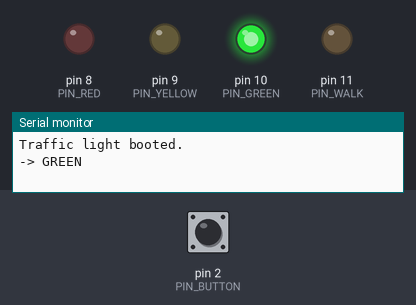
This sketch was run on a simulated Arduino Uno, built with avr-gcc and run on an emulated ATmega328P. Shown: output pins drawn as LEDs (lit = HIGH), the last lines printed to the serial monitor. The inputs (shaded band) are chosen by the test bench; at power-on: pin 2 (PIN_BUTTON) HIGH.

Above: at 1.2 s.
1.3 s: pin 2 (PIN_BUTTON) pulled LOW for 0.15 s
At 5.5 s:
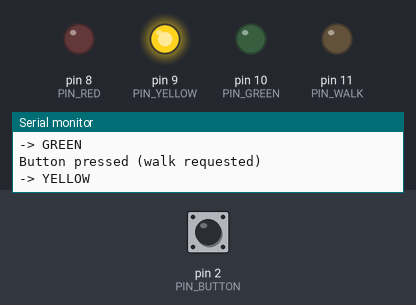
At 11.3 s:
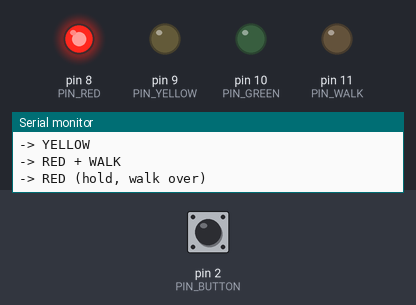
13.4 s: pin 2 (PIN_BUTTON) pulled LOW for 1 s
At 19.8 s:
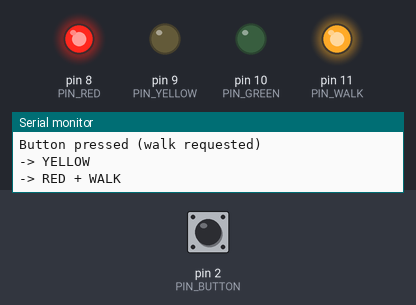
Timing chart, 0 to 25.5 s (numbered marks = the images above; inputs shaded):
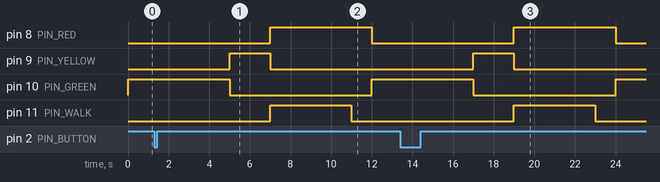

Measured:
- after the input at 1.3 s, pin 8 (PIN_RED): LOW → HIGH after 5.7 s, → LOW 5.0 s later; pin 9 (PIN_YELLOW): LOW → HIGH after 3.7 s, → LOW 2.0 s later; pin 10 (PIN_GREEN): HIGH → LOW after 3.7 s, → HIGH 7.0 s later; pin 11 (PIN_WALK): LOW → HIGH after 5.7 s, → LOW 4.0 s later
- after the input at 13.4 s, pin 8 (PIN_RED): LOW → HIGH after 5.6 s, → LOW 5.0 s later; pin 9 (PIN_YELLOW): LOW → HIGH after 3.6 s, → LOW 2.0 s later; pin 10 (PIN_GREEN): HIGH → LOW after 3.6 s, → HIGH 7.0 s later; pin 11 (PIN_WALK): LOW → HIGH after 5.6 s, → LOW 4.0 s later

The sketch:

traffic_light.ino
```cpp
/*
  Pedestrian Traffic Light Controller
  -----------------------------------
  Teaches core embedded C patterns:
    - Fixed-width integer types (uint8_t / uint32_t)
    - #define for hardware configuration
    - Finite State Machine (FSM) using an enum
    - NON-BLOCKING timing with millis() (never use delay() in real firmware!)
    - Software debouncing of a mechanical push button
    - const for read-only lookup data (saves RAM on small MCUs)

  Hardware:
    RED    LED -> pin 8   (with 220 ohm series resistor to GND)
    YELLOW LED -> pin 9
    GREEN  LED -> pin 10
    WALK   LED -> pin 11
    BUTTON     -> pin 2  (other side to GND; uses internal pull-up)
*/

/* ---------- 1. Hardware configuration (compile-time constants) ---------- */
/* #define is a preprocessor macro -- it costs zero RAM and zero flash. */
#define PIN_RED     8
#define PIN_YELLOW  9
#define PIN_GREEN   10
#define PIN_WALK    11
#define PIN_BUTTON  2

/* Timing constants in milliseconds. uint32_t matches what millis() returns. */
#define T_GREEN_MS     5000UL   /* GREEN stays on at least this long           */
#define T_YELLOW_MS    2000UL   /* YELLOW transition                           */
#define T_WALK_MS      4000UL   /* Pedestrian WALK signal                      */
#define DEBOUNCE_MS    30UL     /* Ignore button changes faster than this      */

/* ---------- 2. The state machine ---------- */
/* An enum gives readable names to the states -- much better than magic
   numbers like `state = 2;`. The compiler picks the smallest int that fits. */
typedef enum {
  STATE_GREEN,
  STATE_YELLOW,
  STATE_RED_WALK,
  STATE_RED_HOLD
} traffic_state_t;

/* Current state of the FSM. uint8_t is plenty for a handful of states. */
static traffic_state_t state = STATE_GREEN;

/* Timestamp when we last entered the current state.
   uint32_t because millis() wraps around after ~49 days as a uint32_t. */
static uint32_t state_entered_ms = 0;

/* Pedestrian request latch: set when the button is pressed, cleared
   when we actually service the WALK phase. */
static bool walk_requested = false;

/* ---------- 3. Debounce bookkeeping ---------- */
static uint8_t  button_stable   = HIGH;   /* pull-up makes idle = HIGH   */
static uint8_t  button_last_raw = HIGH;
static uint32_t button_last_change_ms = 0;

/* ---------- 4. Setup: runs once at power-on ---------- */
void setup() {
  pinMode(PIN_RED,    OUTPUT);
  pinMode(PIN_YELLOW, OUTPUT);
  pinMode(PIN_GREEN,  OUTPUT);
  pinMode(PIN_WALK,   OUTPUT);

  /* INPUT_PULLUP enables the AVR's internal ~20k pull-up resistor so
     we don't need an external one. Button reads LOW when pressed. */
  pinMode(PIN_BUTTON, INPUT_PULLUP);

  Serial.begin(9600);
  Serial.println(F("Traffic light booted."));  /* F() keeps string in flash */

  enter_state(STATE_GREEN);
}

/* ---------- 5. Helper: drive the four LEDs from one call ---------- */
/* `const` in the parameter list is a promise: this function will not
   modify the caller's data. It also lets us pass ROM tables safely. */
static void set_lights(uint8_t red, uint8_t yellow, uint8_t green, uint8_t walk) {
  digitalWrite(PIN_RED,    red);
  digitalWrite(PIN_YELLOW, yellow);
  digitalWrite(PIN_GREEN,  green);
  digitalWrite(PIN_WALK,   walk);
}

/* ---------- 6. State entry: called ONCE when we transition ---------- */
static void enter_state(traffic_state_t next) {
  state = next;
  state_entered_ms = millis();

  switch (state) {
    case STATE_GREEN:
      set_lights(LOW,  LOW,  HIGH, LOW);
      Serial.println(F("-> GREEN"));
      break;
    case STATE_YELLOW:
      set_lights(LOW,  HIGH, LOW,  LOW);
      Serial.println(F("-> YELLOW"));
      break;
    case STATE_RED_WALK:
      set_lights(HIGH, LOW,  LOW,  HIGH);
      Serial.println(F("-> RED + WALK"));
      break;
    case STATE_RED_HOLD:
      set_lights(HIGH, LOW,  LOW,  LOW);
      Serial.println(F("-> RED (hold, walk over)"));
      break;
  }
}

/* ---------- 7. Debounce: called every loop iteration ---------- */
/* WHY DEBOUNCE?  A mechanical switch's contacts physically bounce for
   a few ms when pressed -- one press can look like 5-10 presses to the
   CPU. We only accept a new "stable" reading after it holds for DEBOUNCE_MS. */
static void poll_button(uint32_t now_ms) {
  uint8_t raw = digitalRead(PIN_BUTTON);

  if (raw != button_last_raw) {
    button_last_raw = raw;
    button_last_change_ms = now_ms;   /* signal is still bouncing */
    return;
  }

  if ((now_ms - button_last_change_ms) < DEBOUNCE_MS) {
    return;  /* not stable long enough yet */
  }

  /* Detect a HIGH->LOW edge on the debounced signal = press event. */
  if (raw != button_stable) {
    button_stable = raw;
    if (raw == LOW) {
      walk_requested = true;
      Serial.println(F("Button pressed (walk requested)"));
    }
  }
}

/* ---------- 8. Main loop: runs forever, must NEVER block ---------- */
/* The golden rule of embedded firmware: loop() finishes fast and comes
   right back. No delay(), no while-waiting. That way we can service the
   button, the lights, and future features (buzzer, LCD, radio) all at
   once with a single CPU. */
void loop() {
  uint32_t now = millis();
  uint32_t elapsed = now - state_entered_ms;

  poll_button(now);

  switch (state) {
    case STATE_GREEN:
      /* Leave GREEN only if someone asked to walk AND minimum time passed. */
      if (walk_requested && elapsed >= T_GREEN_MS) {
        enter_state(STATE_YELLOW);
      }
      break;

    case STATE_YELLOW:
      if (elapsed >= T_YELLOW_MS) {
        walk_requested = false;         /* consume the request */
        enter_state(STATE_RED_WALK);
      }
      break;

    case STATE_RED_WALK:
      if (elapsed >= T_WALK_MS) {
        enter_state(STATE_RED_HOLD);
      }
      break;

    case STATE_RED_HOLD:
      /* Short pause with WALK off before going back to GREEN. */
      if (elapsed >= 1000UL) {
        enter_state(STATE_GREEN);
      }
      break;
  }
}

/*
  ===================== LEARNING EXERCISES =====================
  Try these in order -- each one teaches a new embedded concept.

  1. Add a "walk countdown": blink the WALK LED at 2 Hz during the
     last 1500 ms of STATE_RED_WALK. (Practice: non-blocking blink
     using millis(), no delay!)

  2. Replace poll_button() with a hardware INTERRUPT using
     attachInterrupt(digitalPinToInterrupt(PIN_BUTTON), isr, FALLING).
     You'll need to mark `walk_requested` as `volatile` -- learn why.

  3. Add a piezo buzzer that chirps once per second while WALK is lit.

  4. Log state changes with millis() timestamps over Serial and graph
     the timing in a spreadsheet -- verify your FSM is on schedule.

  5. Refactor the lights into a `const uint8_t patterns[4][4] PROGMEM`
     table indexed by state, so enter_state() just looks up the pattern.
     This is how production firmware stays small and fast.
  ===============================================================
*/
```
